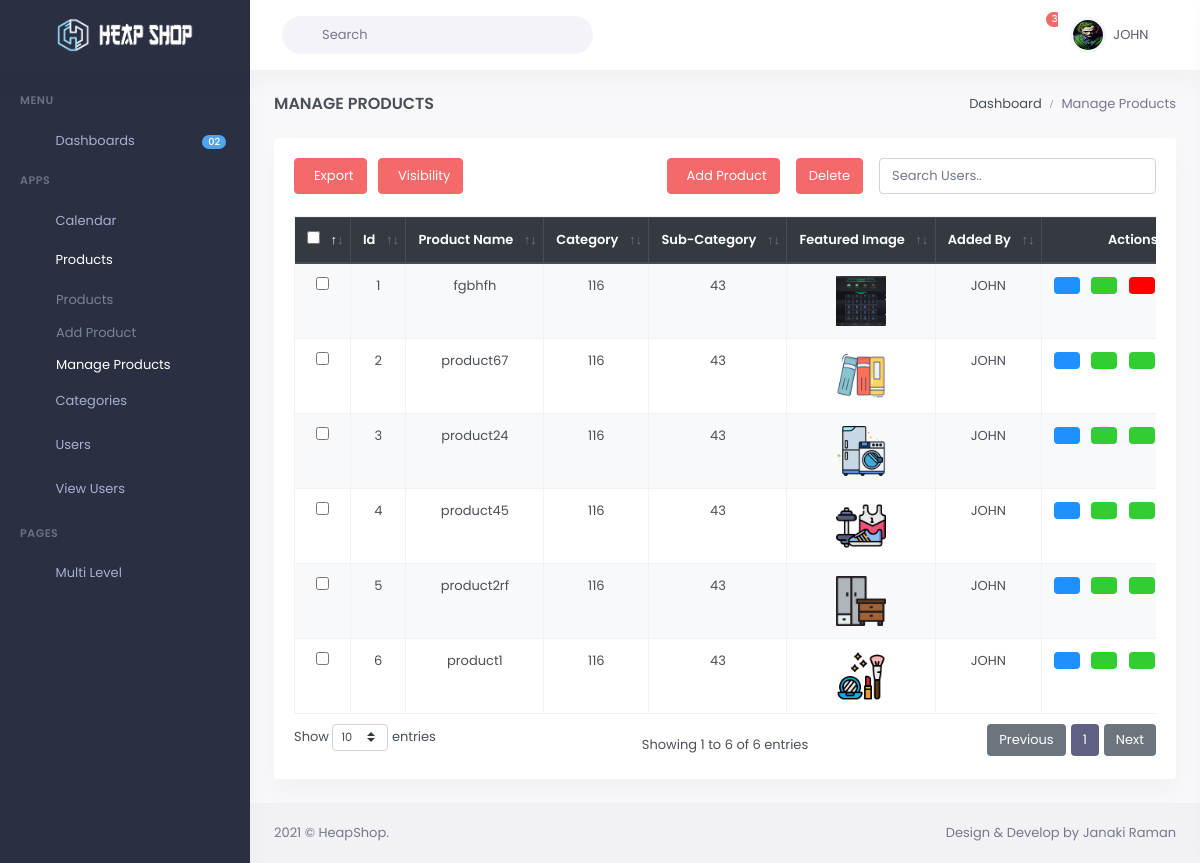
Page /admin/manage-products.php (signed in) on the committed database.
### tables this page shows
CREATE TABLE `products` (
  `id` int(11) NOT NULL,
  `categories_id` int(11) NOT NULL,
  `sub_categories_id` int(11) NOT NULL,
  `product_name` varchar(255) NOT NULL,
  `slug` varchar(255) NOT NULL,
  `mrp` float NOT NULL,
  `price` float NOT NULL,
  `quantity` int(11) NOT NULL,
  `featured_image` varchar(255) NOT NULL,
  `gallery_images` varchar(255) NOT NULL,
  `short_desc` varchar(2000) NOT NULL,
  `description` text NOT NULL,
  `added_by` varchar(255) NOT NULL,
  `added_on` date DEFAULT NULL,
  `status` tinyint(4) NOT NULL,
  `featured_product` tinyint(4) NOT NULL
);

### functions/functions.php (called while the page is built, shortened)
<?php
$db = mysqli_connect('localhost', 'root', '', 'heapshop');
function product_details(){
	global $db;
	$query = "SELECT * FROM products ORDER BY id DESC";
	$run_query = mysqli_query($db, $query);
	$product_details = mysqli_fetch_all($run_query, MYSQLI_ASSOC);
	$getdetails = array();
	foreach ($product_details as $product_detail) {
		array_push($getdetails, $product_detail);
	}
	return $getdetails;
}
?>

### admin/manage-products.php (the view, shortened to what this page needs)
<?php include ('../functions/functions.php'); ?>
<?php $product_details = product_details(); ?>
<!DOCTYPE html>
<html lang="en">
<head>
    <?php include 'includes/header/header-styles.php'; ?>
    <?php include 'includes/header/datatable-styles.php'; ?>
</head>
<?php include 'includes/body.php'; ?>
<div id="layout-wrapper">
    <?php include 'includes/menu/menu.php'; ?>
    <div class="main-content">
        <div class="page-content">
            <div class="container-fluid">
                <div class="row">
                    <div class="col-12">
                        <div class="page-title-box d-flex align-items-center justify-content-between">
                            <h4 class="mb-0 font-size-18">Manage Products</h4>
                            <div class="page-title-right">
                                <ol class="breadcrumb m-0">
                                    <li class="breadcrumb-item"><a href="index">Dashboard</a></li>
                                    <li class="breadcrumb-item active">Manage Products</li>
                                </ol>
                            </div>
                        </div>
                    </div>
                </div>
                <div class="row">
                    <div class="col-12">
                        <div class="card">
                            <div class="card-body">
                                <div class="table-tools float-lc">
                                    <div class="row">
                                        <div class="col-md-12 mb-3">
                                            <div class="btn-group mr-2">
                                                <button type="button" class="btn btn-danger dropdown-toggle" data-toggle="dropdown" aria-haspopup="true" aria-expanded="false">
                                                    <i class="fas fa-paper-plane"></i>&nbsp Export
                                                </button>
                                            </div>
                                            <div class="btn-group mr-2">
                                                <button type="button" class="btn btn-danger dropdown-toggle" data-toggle="dropdown" aria-haspopup="true" aria-expanded="false">
                                                    <i class="fas fa-eye"></i>&nbsp Visibility
                                                </button>
                                            </div>
                                        </div>
                                    </div>
                                </div>
                                <form name="multipledeletion" method="post">
                                <div class="table-tools float-rc">
                                    <div class="row">
                                        <div class="col-md-12">
                                            <input type="text" id="searchbox" class="form-control float-rc ml-3  mb-3" placeholder="Search Users.." style="width: auto;">
                                            <button type="submit" name="multi-pdelete" class="btn btn-danger btn-md float-rc ml-3 mb-3" onClick="return confirm('Are you sure you want to delete?');" >Delete</button>
                                            <a href="add-product.php" class="btn btn-danger btn-create-users float-rc mb-3">
                                                <i class="fas fa-plus"></i>&nbsp Add Product
                                            </a>
                                        </div>
                                    </div>
                                </div>
                                <table id="datatable" class="table table-striped table-hover table-bordered display nowrap"
                                       style="width: 100%;">
                                    <thead class="thead-dark" style="width: 100% !important;">
                                        <tr>
                                            <th class="text-center"><input type="checkbox" class="" id="select_all"/></th>
                                            <th class="text-center">Id</th>
                                            <th class="text-center">Product Name</th>
                                            <th class="text-center">Category</th>
                                            <th class="text-center">Sub-Category</th>
                                            <th class="text-center">Featured Image</th>
                                            <th class="text-center">Added By</th>
                                            <th class="text-center">Actions</th>
                                        </tr>
                                    </thead>
                                    <tbody>
                                        <?php foreach ($product_details as $key => $product_detail): ?>
                                        <tr>
                                            <td class="text-center">
                                                <input type="checkbox" class="checkbox select_img" name="ids[]" value="<?php echo $product_detail['id'];?>"/>
                                            </td>
                                            <td class="text-center"><?php echo $key + 1; ?></td>
                                            <td class="text-center"><?php echo $product_detail['product_name']; ?></td>
                                            <td class="text-center"><?php echo $product_detail['categories_id']; ?></td>
                                            <td class="text-center"><?php echo $product_detail['sub_categories_id']; ?></td>
                                            <?php $img_path = "../assets/images/products/" ?>
                                            <td class="text-center">
                                                <img src="<?php echo $img_path.'/'.$product_detail['product_name'].'/'.$product_detail['featured_image']; ?>"
                                                style="width: 50px; height: 50px;">
                                            </td>
                                            <td class="text-center"><?php echo $product_detail['added_by']; ?></td>
                                    </form>
                                        <form method="post">
                                            <td class="text-center">
                                                <button class="btn btn-eye mr-2">
                                                </button>
                                                <?php if ($product_detail['status'] == true) :?>
                                                    <button type="submit" name="publish" class="btn btn-check mr-2"
                                                    style="background-color:#32CD32; color: white; ">
                                                    </button>
                                                <?php endif ?>
                                                <?php if ($product_detail['featured_product'] == true) :?>
                                                    <button type="submit" name="add_fp" class="btn btn-check mr-2"
                                                    style="background-color:#32CD32; color: white;" data-toggle="tooltip" data-placement="top" title="Remove from Featured Product">
                                                    </button>
                                                <?php else: ?>
                                                    <button type="submit" name="remove_fp" class="btn btn-times mr-2"
                                                    style="background-color:#FF0000; color: white;" data-toggle="tooltip" data-placement="top" title="Add to Featured Product">
                                                    </button>
                                                <?php endif ?>
                                            </td>
                                        </form>
                                        </tr>
                                        <?php endforeach ?>
                            </div>
                        </div>
                    </div>
                </div>
            </div>
        </div>
        <?php include 'includes/footer/footer.php'; ?>
    </div>
</div>
</body>
</html>

### admin/assets/css/custom-style.css (style rules this page uses)
.btn-eye { background-color: #1E90FF; color: white; }
.btn-check { background-color: #32CD32 !important; color: white !important; }
.btn-times { background-color: #FF0000 !important; color: white !important; }

### admin/assets/css/custom-table-style.css (style rules this page uses)
a { text-decoration: none; color: white; }
@media (min-width: 769px) { .float-lc { float: left; } }
@media (min-width: 769px) { .float-rc { float: right; } }
.btn-create-users { color: white; }

### rows in the picture
products: product_name "fgbhfh", categories "116", sub_categories "43", product_name+featured_image (picture), added_by "JOHN"
products: product_name "product67", categories "116", sub_categories "43", product_name+featured_image (picture), added_by "JOHN"
products: product_name "product24", categories "116", sub_categories "43", product_name+featured_image (picture), added_by "JOHN"
products: product_name "product45", categories "116", sub_categories "43", product_name+featured_image (picture), added_by "JOHN"
products: product_name "product2rf", categories "116", sub_categories "43", product_name+featured_image (picture), added_by "JOHN"
products: product_name "product1", categories "116", sub_categories "43", product_name+featured_image (picture), added_by "JOHN"

### other values in the picture
$log_username "JOHN"
